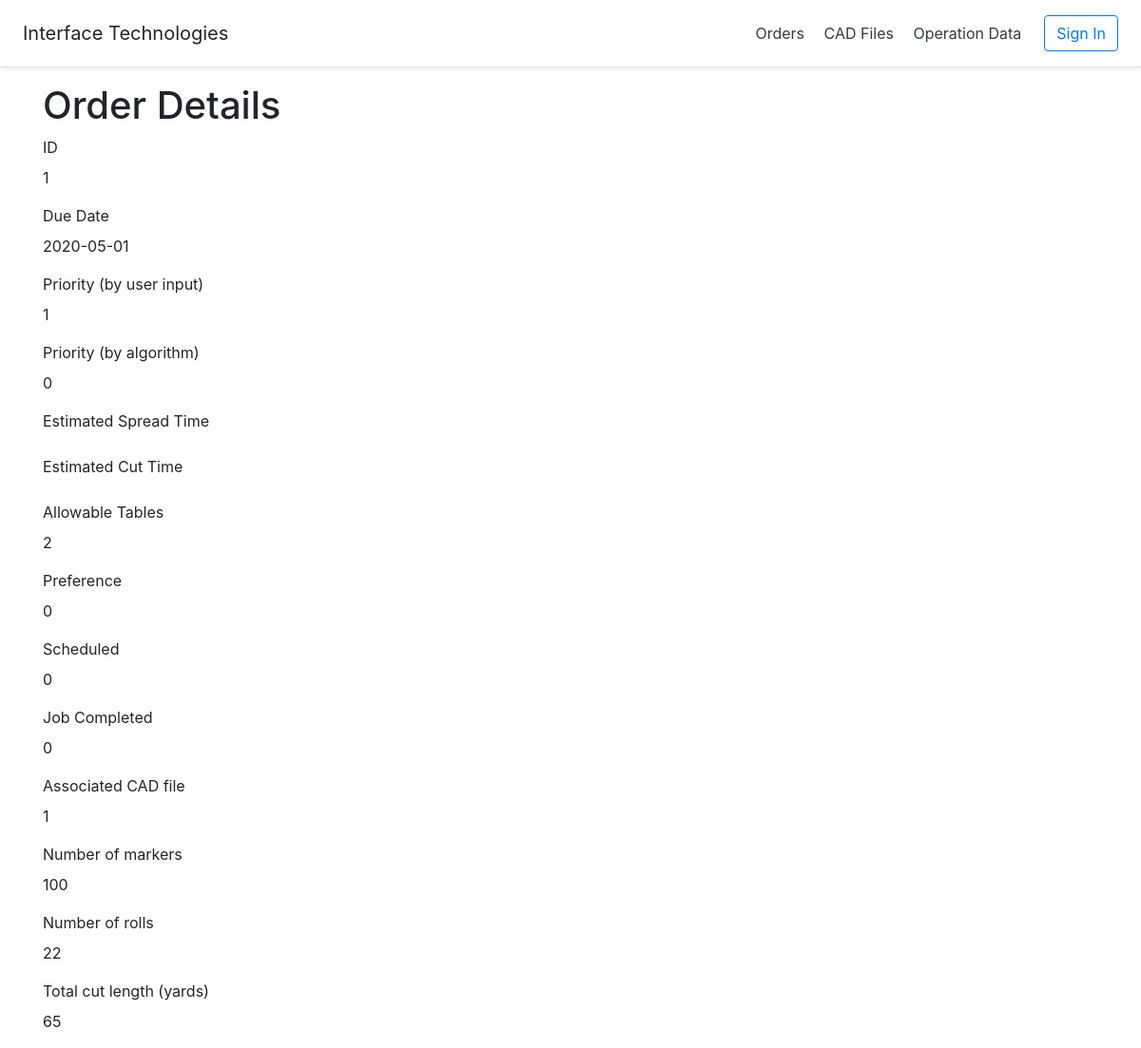
The app's page /index.php?action=job_order-read&id=1 with its own data.
### tables this page shows
CREATE TABLE JOB_ORDER
(
    id INT NOT NULL PRIMARY KEY AUTO_INCREMENT,
    due_date DATE,
    spread_time FLOAT,
    cut_time FLOAT,
    total_direct_time FLOAT,
    user_priority INT,
    generated_priority INT,
    allowable_table_ids VARCHAR(100),
    pref INT,
    scheduled VARCHAR(100),
    job_completed BOOLEAN,

    cadfile_id INT,

    NM INT,         
    TNR INT,       
    TCY INT     
);

### controllers/DBController.php (called while the page is built, shortened)
<?php
class DBController {
    private $host = "localhost";
    private $user = "root";
    private $password = "";
    private $database = "cutroom_db";
    private $conn;
    function __construct() {
        $this->conn = $this->connectDB();
    }
    function connectDB() {
        $conn = mysqli_connect($this->host,$this->user,$this->password,$this->database);
        return $conn;
    }
    function runQuery($query, $param_type, $param_value_array) {
        $sql = $this->conn->prepare($query);
        $this->bindQueryParams($sql, $param_type, $param_value_array);
        $sql->execute();
        $result = $sql->get_result();
        if ($result->num_rows > 0) {
            while($row = $result->fetch_assoc()) {
                $resultset[] = $row;
            }
        }
        if(!empty($resultset)) {
            return $resultset;
        }
    }
    function bindQueryParams($sql, $param_type, $param_value_array) {
        $param_value_reference[] = & $param_type;
        for($i=0; $i<count($param_value_array); $i++) {
            $param_value_reference[] = & $param_value_array[$i];
        }
        call_user_func_array(array(
            $sql,
            'bind_param'
        ), $param_value_reference);
    }
}
?>

### controllers/job_order.php (called while the page is built, shortened)
<?php
require_once 'DBController.php';
class Job_Order {
    private $db_handle;
    function __construct() {
        $this->db_handle = new DBController();
    }
    function getOrderById($order_id) {
        $query = "SELECT * FROM JOB_ORDER WHERE id = ?";
        $paramType = "i";
        $paramValue = array(
            $order_id
        );
        $result = $this->db_handle->runQuery($query, $paramType, $paramValue);
        return $result;
    }
}
?>

### views/job_order-read.php (the view, shortened to what this page needs)
<?php require_once "header.php"; ?>
    <div class="container">
        <div class="page-header">
            <h1>Order Details</h1>
        </div>
        <div class="form-group">
            <label>ID</label>
            <p class="form-control-static"><?php echo $result[0]["id"]; ?></p>
        </div>
        <div class="form-group">
            <label>Due Date</label>
            <p class="form-control-static"><?php echo $result[0]["due_date"]; ?></p>
        </div>
        <div class="form-group">
            <label>Priority (by user input)</label>
            <p class="form-control-static"><?php echo $result[0]["user_priority"]; ?></p>
        </div>
        <div class="form-group">
            <label>Priority (by algorithm)</label>
            <p class="form-control-static"><?php echo $result[0]["generated_priority"]; ?></p>
        </div>
        <div class="form-group">
            <label>Estimated Spread Time</label>
        </div>
        <div class="form-group">
            <label>Estimated Cut Time</label>
        </div>
        <div class="form-group">
            <label>Allowable Tables</label>
            <p class="form-control-static"><?php echo $result[0]["allowable_table_ids"]; ?></p>
        </div>
        <div class="form-group">
            <label>Preference</label>
            <p class="form-control-static"><?php echo $result[0]["pref"]; ?></p>
        </div>
        <div class="form-group">
            <label>Scheduled</label>
            <p class="form-control-static"><?php echo $result[0]["scheduled"]; ?></p>
        </div>
        <div class="form-group">
            <label>Job Completed</label>
            <p class="form-control-static"><?php echo $result[0]["job_completed"]; ?></p>
        </div>
        <div class="form-group">
            <label>Associated CAD file</label>
            <p class="form-control-static"><?php echo $result[0]["cadfile_id"]; ?></p>
        </div>
        <div class="form-group">
            <label>Number of markers</label>
            <p class="form-control-static"><?php echo $result[0]["NM"]; ?></p>
        </div>
        <div class="form-group">
            <label>Number of rolls</label>
            <p class="form-control-static"><?php echo $result[0]["TNR"]; ?></p>
        </div>
        <div class="form-group">
            <label>Total cut length (yards)</label>
            <p class="form-control-static"><?php echo $result[0]["TCY"]; ?></p>
        </div>
    </div>
</body>
</html>

### index.php (shortened to what this page needs)
<?php
require_once 'controllers/DBController.php';
require_once 'controllers/job_order.php';
$action = "";
if (! empty($_GET["action"])) {
    $action = $_GET["action"];
}
switch ($action) {
    case "job_order-read":
        $order_id = $_GET["id"];
        $order = new Job_Order();
        $result = $order->getOrderById($order_id);
        require_once 'views/job_order-read.php';
        break;
}
?>

### views/header.php (shortened to what this page needs)
<html lang="en">
<head>
    <link href="views/css/style.css" type="text/css" rel="stylesheet" />
    <link rel="stylesheet" href="https://stackpath.bootstrapcdn.com/bootstrap/4.3.1/css/bootstrap.min.css">
</head>
<div class="d-flex flex-column flex-md-row align-items-center p-3 px-md-4 mb-3 bg-white border-bottom shadow-sm">
    <h5 class="my-0 mr-md-auto font-weight-normal">Interface Technologies</h5>
    <nav class="my-2 my-md-0 mr-md-3">
        <a class="p-2 text-dark" href="index.php">Orders</a>
        <a class="p-2 text-dark" href="index.php?action=cad_files">CAD Files</a>
        <a class="p-2 text-dark" href="index.php?action=operation_data">Operation Data</a>
    </nav>
    <a class="btn btn-outline-primary" href="#">Sign In</a>
</div>
<body>

### views/css/style.css (style rules this page uses)
body { font-family: Arial; color: #212121; margin: auto; }

### records on screen
job_order: id "1", due_date "2020-05-01", user_priority "1", generated_priority "0", allowable_table_ids "2", pref "0", scheduled "0", job_completed "0", cadfile "1", NM "100", TNR "22", TCY "65"
